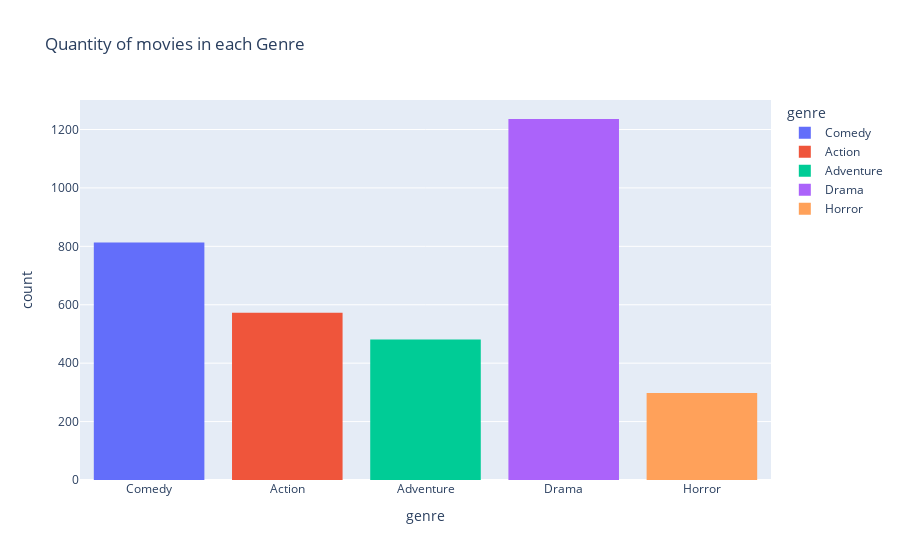

This figure's notebook cell:
### Code cell
fig = px.histogram(df,x="genre", title="Quantity of movies in each Genre", color="genre")
fig.show()

### Figure 1 — Plotly figure (JSON) as saved in the notebook; plotly's stock layout.template omitted (floating-point values rounded to 4 significant figures; data arrays with more than 128 entries replaced by an {"elided": "..."} marker saying what was removed)
{"data": [{"alignmentgroup": "True", "bingroup": "x", "hovertemplate": "genre=%{x}<br>count=%{y}<extra></extra>", "legendgroup": "Comedy", "marker": {"color": "#636efa", "pattern": {"shape": ""}}, "name": "Comedy", "offsetgroup": "Comedy", "orientation": "v", "showlegend": true, "type": "histogram", "x": {"elided": "813 str values"}, "xaxis": "x", "yaxis": "y"}, {"alignmentgroup": "True", "bingroup": "x", "hovertemplate": "genre=%{x}<br>count=%{y}<extra></extra>", "legendgroup": "Action", "marker": {"color": "#EF553B", "pattern": {"shape": ""}}, "name": "Action", "offsetgroup": "Action", "orientation": "v", "showlegend": true, "type": "histogram", "x": {"elided": "573 str values"}, "xaxis": "x", "yaxis": "y"}, {"alignmentgroup": "True", "bingroup": "x", "hovertemplate": "genre=%{x}<br>count=%{y}<extra></extra>", "legendgroup": "Adventure", "marker": {"color": "#00cc96", "pattern": {"shape": ""}}, "name": "Adventure", "offsetgroup": "Adventure", "orientation": "v", "showlegend": true, "type": "histogram", "x": {"elided": "481 str values"}, "xaxis": "x", "yaxis": "y"}, {"alignmentgroup": "True", "bingroup": "x", "hovertemplate": "genre=%{x}<br>count=%{y}<extra></extra>", "legendgroup": "Drama", "marker": {"color": "#ab63fa", "pattern": {"shape": ""}}, "name": "Drama", "offsetgroup": "Drama", "orientation": "v", "showlegend": true, "type": "histogram", "x": {"elided": "1236 str values"}, "xaxis": "x", "yaxis": "y"}, {"alignmentgroup": "True", "bingroup": "x", "hovertemplate": "genre=%{x}<br>count=%{y}<extra></extra>", "legendgroup": "Horror", "marker": {"color": "#FFA15A", "pattern": {"shape": ""}}, "name": "Horror", "offsetgroup": "Horror", "orientation": "v", "showlegend": true, "type": "histogram", "x": {"elided": "298 str values"}, "xaxis": "x", "yaxis": "y"}], "layout": {"barmode": "relative", "legend": {"title": {"text": "genre"}, "tracegroupgap": 0}, "title": {"text": "Quantity of movies in each Genre"}, "xaxis": {"anchor": "y", "categoryarray": ["Comedy", "Action", "Adventure", "Drama", "Horror"], "categoryorder": "array", "domain": [0, 1], "title": {"text": "genre"}}, "yaxis": {"anchor": "x", "domain": [0, 1], "title": {"text": "count"}}}}
